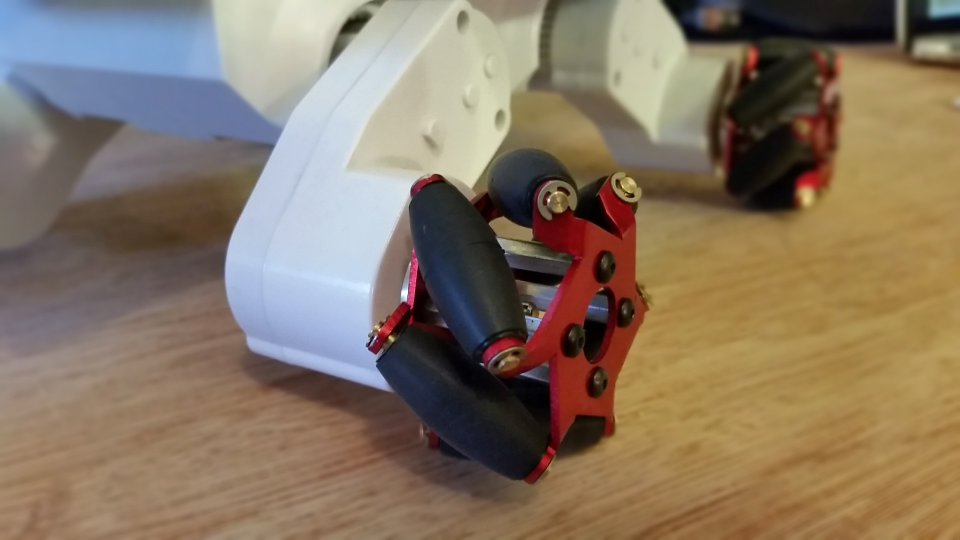
#> input picture shape-detection/15_5_wheels-.jpg, 1920 x 1080 px, given in place of 1.jpg, which was not available (shown at 1/2 size)
$ python tryconc.py   (older library calls are emulated)
#> lines starting #> are read from the running program, lines starting #| are printed output that depends on the picture; after the words box and inside, x2 and y2 are one past the last pixel; in counts of white or black regions, pixels touching at a corner belong together; pictures that were not available may be replaced by others from this repository, and a replacement may not be noted
### shape-detection/pyimagesearch/shapedetector.py
# import the necessary packages
import cv2

class ShapeDetector:
	def __init__(self):
		pass

	def detect(self, c):
		# initialize the shape name and approximate the contour
		shape = "unidentified"
		peri = cv2.arcLength(c, True)
		approx = cv2.approxPolyDP(c, 0.02 * peri, True)

		# if the shape is a triangle, it will have 3 vertices
		if len(approx) == 3:
			shape = "triangle"

		# if the shape has 4 vertices, it is either a square or
		# a rectangle
		elif len(approx) == 4:
			# compute the bounding box of the contour and use the
			# bounding box to compute the aspect ratio
			(x, y, w, h) = cv2.boundingRect(approx)
			ar = w / float(h)

			# a square will have an aspect ratio that is approximately
			# equal to one, otherwise, the shape is a rectangle
			shape = "square" if ar >= 0.95 and ar <= 1.05 else "rectangle"

		# if the shape is a pentagon, it will have 5 vertice

		# otherwise, we assume the shape is a circle
		else:
			shape = "circle"

		# return the name of the shape
		return shape

### shape-detection/tryconc.py
import numpy as np
import cv2
from pyimagesearch.shapedetector import ShapeDetector
import argparse
import imutils
import PIL
from PIL import Image
import math

def nothing(x):
    pass

while(True):
    # Capture frame-by-frame
    #ret, image = cap.read()
    baseheight = 570
    img = Image.open('1.jpg')
#> img is the input picture: PIL image 1920x1080 RGB; mean R, G, B 135.2, 118.4, 99.2
    hpercent = (baseheight / float(img.size[1]))
    wsize = int((float(img.size[0]) * float(hpercent)))
    img = img.resize((wsize, baseheight), PIL.Image.ANTIALIAS)
#> img: PIL image 1013x570 RGB
    img.save('sych.jpg')
    image = cv2.imread('sych.jpg',1)
    cv2.namedWindow('frameb')
    cv2.createTrackbar('t2','frameb',0,255,nothing)
    cv2.createTrackbar('e12','frameb',0,255,nothing)
    cv2.createTrackbar('e22','frameb',0,255,nothing)

    # Our operations on the frame come here

    resized = imutils.resize(image, width=600)
    ratio = image.shape[0] / float(resized.shape[0])


    # convert the resized image to grayscale, blur it slightly,
    # and threshold it


    hsv = cv2.cvtColor(resized, cv2.COLOR_BGR2HSV)
#> hsv: shape (337, 600, 3); mean H, S, V 42.3, 94.2, 142.4

    lower_y = np.array([0,0,178])
    upper_y = np.array([255,92,255])

    masky = cv2.inRange(hsv, lower_y, upper_y)
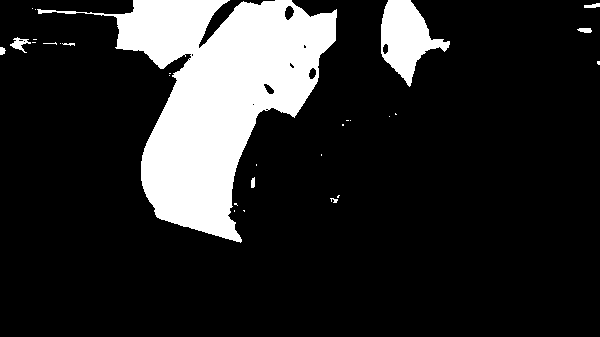
#> masky: shape (337, 600); 16.2% white; 29 white regions (20 under 20 px), largest, box (x1, y1, x2, y2) and area: (37, 0, 337, 243) 29334, (381, 0, 450, 87) 3051, (10, 37, 31, 53) 140

    lower_b = np.array([10,79,132])
    upper_b = np.array([19,170,255])

    maskb = cv2.inRange(hsv, lower_b, upper_b)
#> maskb: shape (337, 600); 24.6% white; 84 white regions (65 under 20 px), largest, box (x1, y1, x2, y2) and area: (0, 133, 600, 337) 45192, (531, 151, 600, 201) 1293, (514, 31, 600, 122) 994

    lower_bl = np.array([75,125,103])
    upper_bl = np.array([120,255,255])

    maskbl = cv2.inRange(hsv, lower_bl, upper_bl)
#> maskbl: shape (337, 600); 0.04% white in thin lines or dots, all inside (x1, y1, x2, y2) = (286, 187, 301, 213)

    res = cv2.bitwise_and(resized,resized, mask= masky)
    resb = cv2.bitwise_and(resized,resized, mask= maskb)
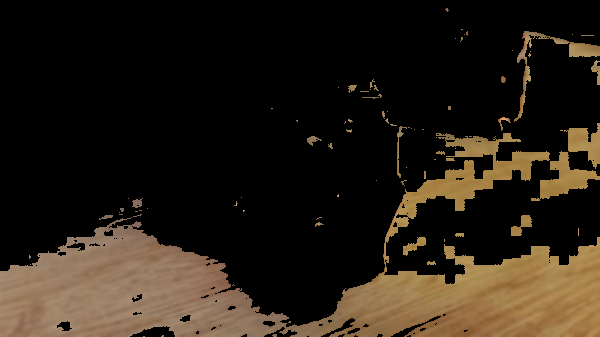
#> resb: shape (337, 600, 3); mean B, G, R 20.7, 30.5, 38.5
    resbl = cv2.bitwise_and(resized,resized, mask= maskbl)


    gray = cv2.cvtColor(resb, cv2.COLOR_BGR2GRAY)
    blurred = cv2.GaussianBlur(gray, (5, 5), 0)
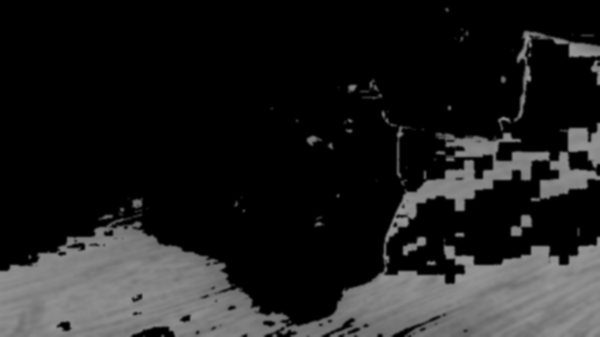
#> blurred: shape (337, 600); min 0, max 152, mean 31.8

    t = cv2.getTrackbarPos('t','frame')
    e1 = cv2.getTrackbarPos('e1','frame')
    e2 = cv2.getTrackbarPos('e2','frame')

    thresh = cv2.threshold(blurred, 120, 255, cv2.THRESH_BINARY)[1]
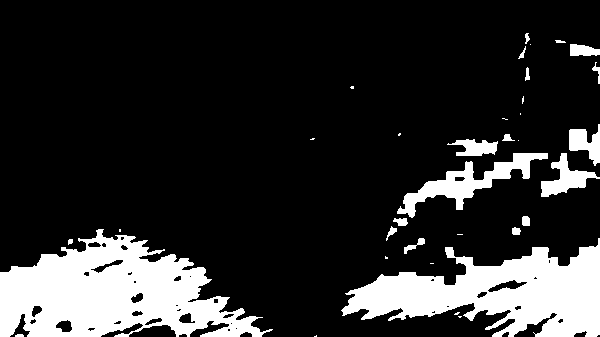
#> thresh: shape (337, 600); 17.9% white; 35 white regions (15 under 20 px), largest, box (x1, y1, x2, y2) and area: (0, 229, 273, 337) 16793, (341, 238, 600, 337) 13512, (397, 153, 548, 218) 2615
    edges = cv2.Canny(thresh,e1,e1)
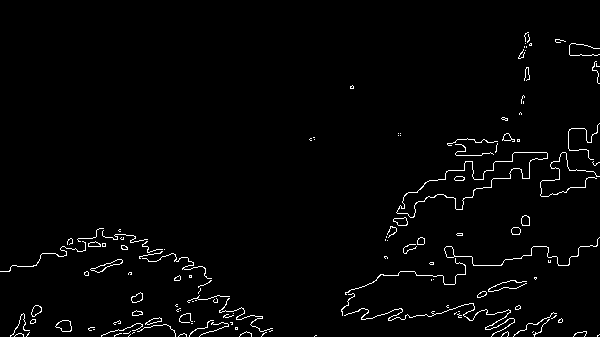
#> edges: shape (337, 600); 2% white in thin lines or dots
    edgess = imutils.resize(edges, width=600)
    # find contours in the thresholded image and initialize the
    # shape detector
    cnts = cv2.findContours(edgess.copy(), cv2.RETR_EXTERNAL,
            cv2.CHAIN_APPROX_SIMPLE)
#> cnts = 129 contours, 111 with area under 20; largest, box (x1, y1, x2, y2) and area: (396, 152, 548, 218) 2676, (55, 320, 72, 332) 129, (90, 259, 123, 273) 123, (444, 237, 600, 266) 94, (393, 217, 408, 226) 82
    cnts = cnts[0] if imutils.is_cv2() else cnts[1]
    sd = ShapeDetector()

    # loop over the contours
    for c in cnts:
            # compute the center of the contour, then detect the name of the
            # shape using only the contour
            M = cv2.moments(c)


            if M["m00"] > 0:
                cX = int((M["m10"] / M["m00"]+ 1e-7) * ratio)
                cY = int((M["m01"] / M["m00"]+ 1e-7) * ratio)
                shape = sd.detect(c)
                # multiply the contour (x, y)-coordinates by the resize ratio,
                # then draw the contours and the name of the shape on the image
                c = c.astype("float")
                c *= ratio
                c = c.astype("int")
                area=cv2.contourArea(c)
                if(area>20):
                    cv2.drawContours(resized, [c], -1, (0, 255, 0), 2)
                    cv2.putText(resized, ' town hall', (cX, cY), cv2.FONT_HERSHEY_SIMPLEX,0.5, (255, 255, 255), 2)
                    cv2.circle(resized, (cX, cY),3 , (0, 0, 0), -1)
#> this loop made 129 passes
#> (cX, cY, shape, peri in detect, area) on passes 25, 27, 29, 30, 31, 38, 42, 44: (334, 555, 'circle', 67.7, 24), (108, 550, 'circle', 46.97, 370.5), (55, 542, 'circle', 16.24, 51), (947, 541, 'circle', 13.66, 34), (259, 542, 'circle', 40.97, 152.5), (899, 549, 'circle', 114.8, 28.5), (231, 529, 'circle', 27.07, 96), (875, 519, 'circle', 15.66, 40)
#> resized: shape (337, 600, 3); mean B, G, R 99.2, 118.4, 135.1


    gray2 = cv2.cvtColor(res, cv2.COLOR_BGR2GRAY)
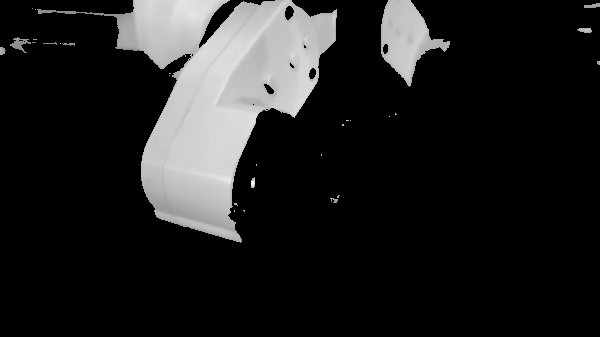
#> gray2: shape (337, 600); min 0, max 248, mean 32
    blurred2 = cv2.GaussianBlur(gray2, (5, 5), 0)
    t2 = cv2.getTrackbarPos('t2','frameb')
#> t2 = 0
    e12 = cv2.getTrackbarPos('e12','frameb')
#> e12 = 0
    e22 = cv2.getTrackbarPos('e22','frameb')
#> e22 = 0
    thresh2 = cv2.threshold(blurred2, t2, 255, cv2.THRESH_BINARY)[1]
#> thresh2: shape (337, 600); 18.6% white; 15 white regions, largest, box (x1, y1, x2, y2) and area: (30, 0, 339, 245) 32365, (379, 0, 452, 89) 3701, (0, 35, 39, 57) 475
    edges2 = cv2.Canny(thresh2,e12,e12)
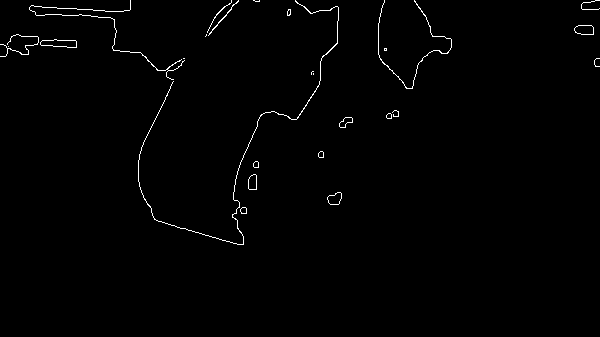
#> edges2: shape (337, 600); 0.92% white in thin lines or dots, all inside (x1, y1, x2, y2) = (0, 0, 600, 245)
    edgess2= imutils.resize(edges2, width=600)
    # find contours in the thresholded image and initialize the
    # shape detector
    cnts2 = cv2.findContours(edgess2.copy(), cv2.RETR_EXTERNAL,
            cv2.CHAIN_APPROX_SIMPLE)
#> cnts2 = 26 contours, 14 with area under 20; largest, box (x1, y1, x2, y2) and area: (40, 39, 77, 48) 213, (574, 25, 594, 35) 153, (327, 192, 342, 205) 124, (248, 174, 257, 190) 109, (339, 117, 353, 128) 76
    cnts2 = cnts[0] if imutils.is_cv2() else cnts2[1]
#> cnts2 = [[315, 335], [314, 336], [315, 335], [316, 335]]
    sd2 = ShapeDetector()
    cyan=255
    k=0
    noe=18
    xx=np.zeros(shape=(noe))
    yy=np.zeros(shape=(noe))
    dd=np.zeros(shape=(noe))
    cc=np.zeros(shape=(noe))
    aa=np.zeros(shape=(noe))
    qq=np.zeros(shape=(noe))
    # loop over the contours
    gray3 = cv2.cvtColor(resbl, cv2.COLOR_BGR2GRAY)
    blurred3 = cv2.GaussianBlur(gray3, (5, 5), 0)
    thresh3 = cv2.threshold(gray3, t2, 255, cv2.THRESH_BINARY)[1]
    edges3 = cv2.Canny(thresh3,e12,e12)
#> edges3: shape (337, 600); 0.03% white in thin lines or dots, all inside (x1, y1, x2, y2) = (285, 187, 301, 213)
    edgess3= imutils.resize(edges3, width=578)
    # find contours in the thresholded image and initialize the
    # shape detector
    cnts3 = cv2.findContours(edgess3.copy(), cv2.RETR_EXTERNAL,
            cv2.CHAIN_APPROX_SIMPLE)
#> cnts3 = 1 contour; box (x1, y1, x2, y2) and area: (274, 179, 290, 205) 114
    cnts3 = cnts3[0] if imutils.is_cv2() else cnts3[1]
    sd3 = ShapeDetector()

    # loop over the contours
    for c3 in cnts3:
            # compute the center of the contour, then detect the name of the
            # shape using only the contour
            M = cv2.moments(c3)


            if M["m00"] > 0:
                cX3 = int((M["m10"] / M["m00"]+ 1e-7) * ratio)
                cY3 = int((M["m01"] / M["m00"]+ 1e-7) * ratio)
                shap = sd3.detect(c3)

                # multiply the contour (x, y)-coordinates by the resize ratio,
                # then draw the contours and the name of the shape on the image
                c3 = c3.astype("float")
                c3 *= ratio
                c3 = c3.astype("int")
                cv2.drawContours(resized, [c3], -1, (255, 0, 255), 2)
                cv2.circle(resized, (cX3, cY3), 1, (255, 0, ), -1)
                cv2.rectangle(resized,(cX3-15,cY3-15),(cX3+15,cY3+15),(0,255,0),1)
#> this loop made 1 pass
#> (cX3, cY3, shape in detect, peri in detect, shap) on pass 1: (476, 322, 'circle', 65.94, 'circle')

                #print(area3)
    cv2.imshow('mask',resized)

    #cv2.imshow('fme',resbl)
    if cv2.waitKey(1) & 0xFF == ord('q'):
#> (key q is pressed here)
        break

# When everything done, release the capture
#cap.release()
cv2.destroyAllWindows()

$ run again, on shape-detection/Frame-Grab-01.jpg
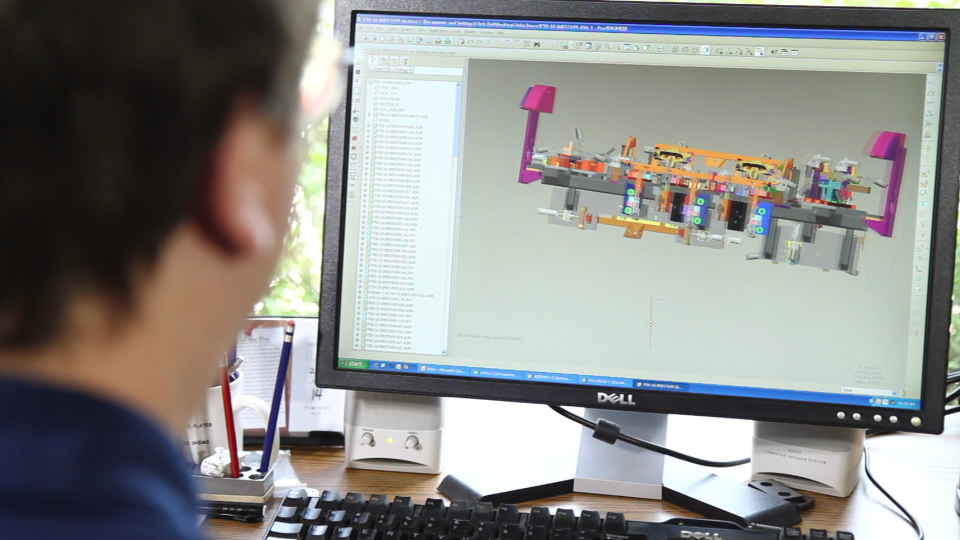
#> input picture shape-detection/Frame-Grab-01.jpg, 1920 x 1080 px, given in place of 1.jpg, which was not available (shown at 1/2 size)
#> img is the input picture: PIL image 1920x1080 RGB; mean R, G, B 137.6, 137.9, 135.3
#> img: PIL image 1013x570 RGB
#> hsv: shape (337, 600, 3); mean H, S, V 62.7, 47.7, 148.3
#> `masky = cv2.inRange(hsv, lower_y, upper_y)`:
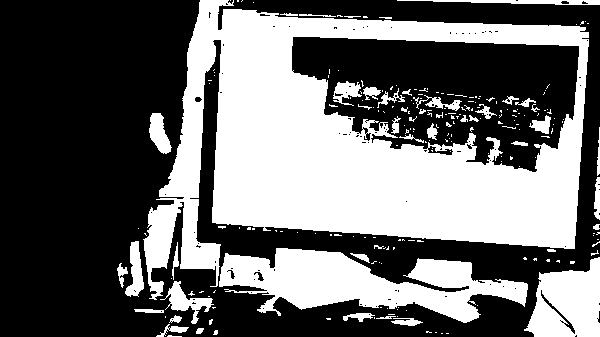
#> masky: shape (337, 600); 41.3% white; 223 white regions (176 under 20 px), largest, box (x1, y1, x2, y2) and area: (143, 0, 589, 300) 60875, (219, 248, 528, 323) 11684, (524, 257, 600, 337) 4251
#> maskb: shape (337, 600); 5.3% white; 64 white regions (46 under 20 px), largest, box (x1, y1, x2, y2) and area: (31, 148, 173, 265) 7215, (148, 77, 179, 149) 1209, (409, 89, 488, 112) 344
#> maskbl: shape (337, 600); 2% white; 31 white regions (22 under 20 px), largest, box (x1, y1, x2, y2) and area: (266, 228, 548, 253) 1453, (289, 11, 580, 26) 1363, (90, 301, 124, 337) 554
#> thresh: shape (337, 600); 3.8% white; 26 white regions (15 under 20 px), largest, box (x1, y1, x2, y2) and area: (49, 153, 172, 263) 5831, (150, 81, 178, 133) 873, (396, 99, 444, 117) 219
#> edges: shape (337, 600); 0.55% white in thin lines or dots, all inside (x1, y1, x2, y2) = (48, 80, 521, 329)
#> cnts = 50 contours, 48 with area under 20; largest, box (x1, y1, x2, y2) and area: (149, 80, 178, 133) 874, (48, 152, 172, 263) 49
#> the loop `for c in cnts:` made 50 passes
#> (cX, cY, shape, peri in detect, area) on passes 1, 9, 25, 29, 47, 50: (873, 550, 'circle', 19.9, 50), (193, 349, 'circle', 785.4, 158), (764, 215, 'circle', 18.49, 29.5), (731, 201, 'circle', 12.24, 36), (747, 165, 'circle', 145.2, 24), (278, 177, 'circle', 150, 2496)
#> t2 = 0
#> thresh2: shape (337, 600); 51.7% white; 46 black regions (32 under 20 px), largest, box (x1, y1, x2, y2) and area: (0, 0, 197, 337) 54230, (184, 0, 600, 337) 25752, (294, 39, 577, 169) 16254
#> edges2: shape (337, 600); 3.3% white in thin lines or dots, all inside (x1, y1, x2, y2) = (114, 0, 600, 337)
#> `cnts2 = cv2.findContours(edgess2.copy(), cv2.RETR_EXTERNAL, cv2.CHAIN_..`: cnts2 = 122 contours, 106 with area under 20; largest, box (x1, y1, x2, y2) and area: (146, 110, 174, 156) 852, (371, 242, 397, 252) 186, (508, 138, 530, 148) 151, (423, 328, 451, 336) 138, (540, 81, 552, 97) 95
#> `cnts2 = cnts[0] if imutils.is_cv2() else cnts2[1]`: cnts2 = contour of 15 points, box (x1, y1, x2, y2) (513, 323, 521, 329), area 18
#> `edges3 = cv2.Canny(thresh3,e12,e12)`:
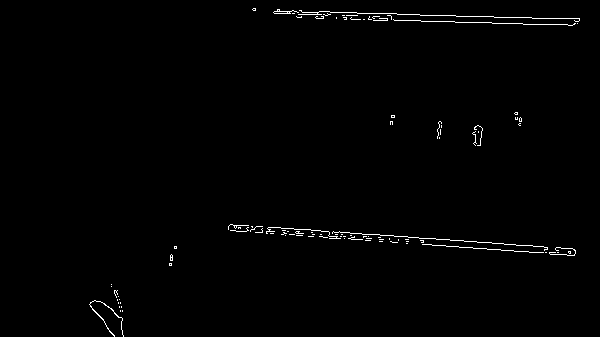
#> edges3: shape (337, 600); 0.87% white in thin lines or dots, all inside (x1, y1, x2, y2) = (89, 8, 580, 337)
#> cnts3 = 23 contours, 13 with area under 20; largest, box (x1, y1, x2, y2) and area: (262, 8, 559, 25) 1642, (256, 218, 528, 244) 1411, (219, 215, 254, 225) 174, (528, 237, 555, 247) 166, (85, 288, 120, 324) 149
#> the loop `for c3 in cnts3:` made 23 passes
#> (c3, cX3, cY3, shape in detect, peri in detect, approx in detect, x in detect, y in detect) on passes 1, 2, 5: ([[194, 504], [194, 505], [199, 505], [199, 504]], 197, 504, 'rectangle', 8, [[115, 298], [115, 299], [118, 299], [118, 298]], 115, 298), ([[192, 497], [192, 500], [197, 500], [197, 497]], 195, 498, 'rectangle', 10, [[114, 294], [114, 296], [117, 296], [117, 294]], 114, 294), ([[179, 461], [179, 465], [180, 465], [180, 461]], 180, 463, 'rectangle', 6, [[106, 273], [106, 275], [107, 275], [107, 273]], 106, 273)
